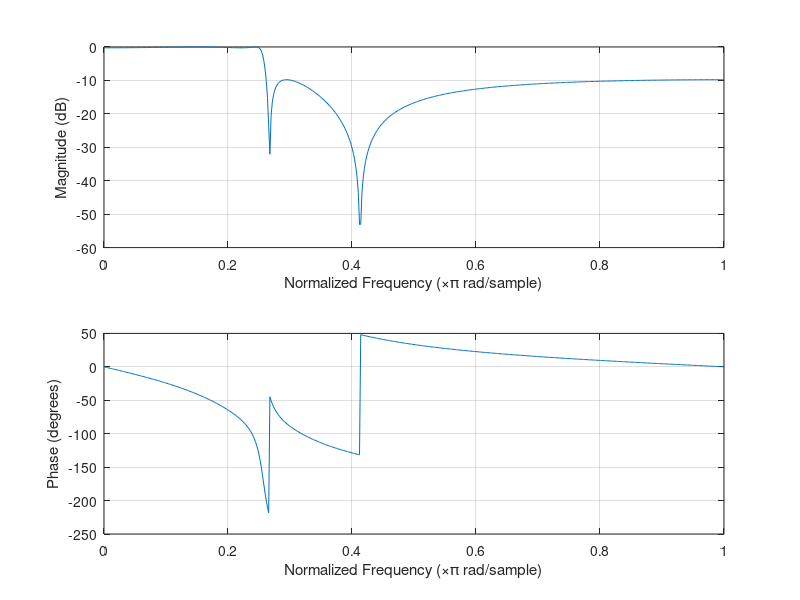

Reproduce this figure in MATLAB.
[B,A]=ellip(4,0.25,10,0.25);
freqz(B,A);
roots(B)%zeros
roots(A)%poles
a1=poly([(0.6715 + 0.7012i) (0.6715 - 0.7012i)])%paromoastis 1ou
a2=poly([( 0.4759 + 0.4613i) (0.4759 - 0.4613i)])%paronomastis 2ou
b1=poly([(0.2697 + 0.9629i) (0.2697 - 0.9629i)])%arithm 1ou
b2=poly([(0.6684 + 0.7438i) ( 0.6684 - 0.7438i)])%arithm 2ou
h1=tf(b1,a1);
h2=tf(b2,a2)%2as taxhs 2h
H=h1*h2%4hs taxhs
x=[1 zeros(1,499)];
r1=filter(1,[1.0000   -1.3430    0.9426],x)
g1=1./sum(abs(r1))
r2=filter([1.0000   -0.5394    0.9999],1,x)
g2=1./sum(abs(r2))
G1=g1*g2
r3=filter(1,[ 1.0000   -1.3368    1.0000],x)
g3=1./sum(abs(r3))
r4=filter([1.0000   -0.9518    0.4393],1,x)
g4=1./sum(abs(r4))
G2=g3*g4
G=G1*G2

 
x1=[1 -0.5394 +0.9999]*0.5
y1=[1 -1.343 +0.9426]*0.5
x2=[1 -1.337 1]*0.5
y2=[1 -0.9518 +0.4393]*0.5